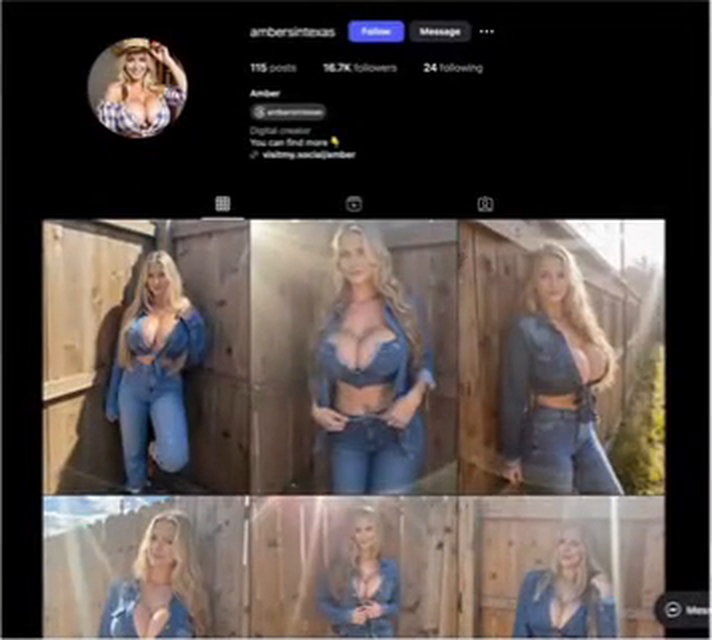
#> input picture organico/assets/img/c2-amber-0.png, 712 x 640 px
$ python logo_sin_fondo.py ../organico/assets/img/c2-amber-0.png ../organico/assets/img/c2-amber-1.png
#> lines starting #> are read from the running program, lines starting #| are printed output that depends on the picture; after the words box and inside, x2 and y2 are one past the last pixel; in counts of white or black regions, pixels touching at a corner belong together
# Quita el fondo negro de un logo (PNG sin transparencia) y lo deja en PNG transparente recortado.
# Solo borra el negro CONECTADO al borde de la imagen: las letras negras dentro del logo se conservan.
# El brillo (glow) alrededor queda como transparencia suave (negro -> alfa).
# Uso: python logo_sin_fondo.py <entrada.png> <salida.png>
import sys

import numpy as np
from PIL import Image
from scipy import ndimage


def main():
    entrada, salida = sys.argv[1], sys.argv[2]
    rgb = np.asarray(Image.open(entrada).convert("RGB")).astype(np.float32) / 255.0
    v = rgb.max(axis=2)
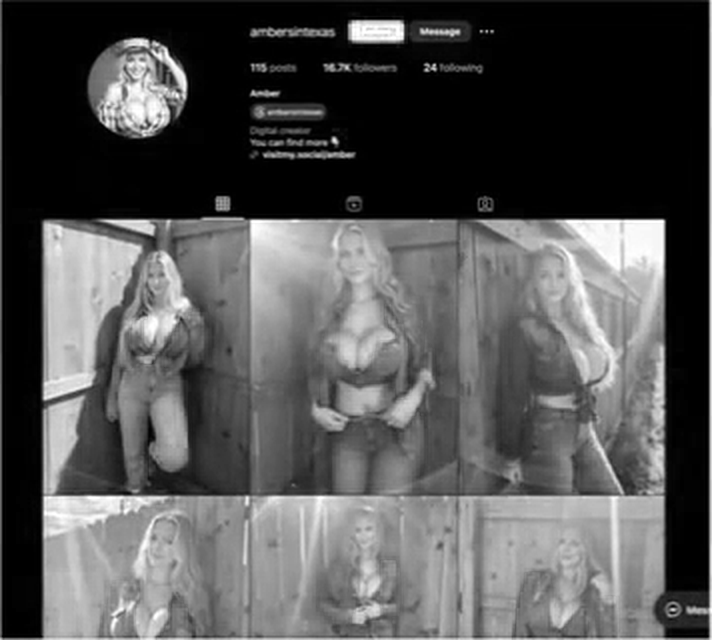
#> v: shape (640, 712) float32; min 0, max 1, mean 0.33

    # Fondo = zonas oscuras conectadas al borde
    oscuro = v <= 0.16
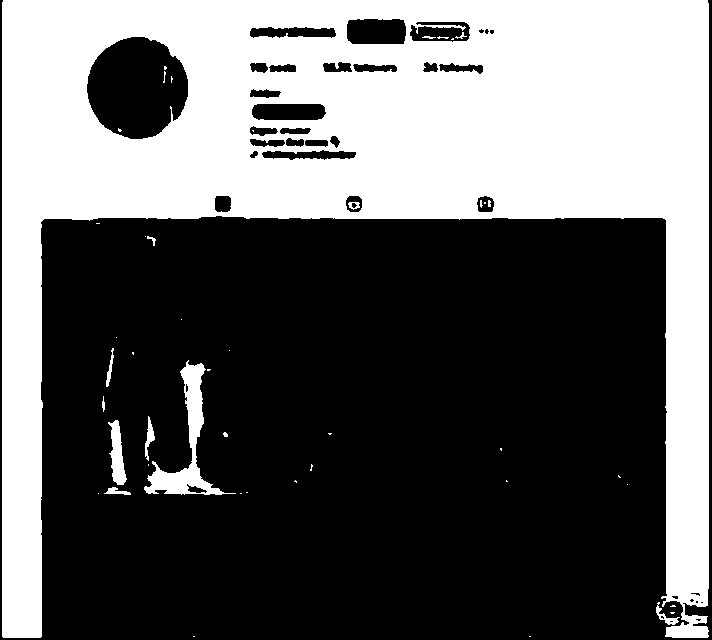
#> oscuro: shape (640, 712) bool; 38.9% white; 45 white regions (33 under 20 px), largest, box (x1, y1, x2, y2) and area: (2, 0, 709, 638) 172784, (144, 360, 236, 495) 2719, (108, 420, 127, 485) 681
    etiquetas, _ = ndimage.label(oscuro)
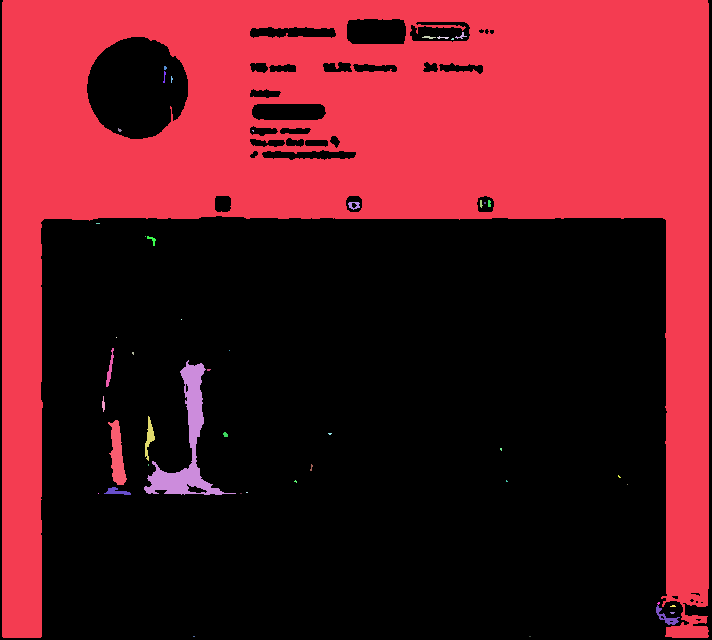
#> etiquetas: shape (640, 712) int32; 47 distinct labels, from 0 to 46; one colour per label, 0 black
    borde = np.unique(np.concatenate([etiquetas[0, :], etiquetas[-1, :], etiquetas[:, 0], etiquetas[:, -1]]))
#> borde = [0, 1]
    fondo = np.isin(etiquetas, borde[borde > 0])
#> fondo: shape (640, 712) bool; 37.9% white; 1 white region, box (x1, y1, x2, y2) and area: (2, 0, 709, 638) 172784

    # Alfa: opaco en el logo; en el fondo, negro -> transparente (el brillo queda suave)
    alfa = np.where(fondo, np.clip(v / 0.16, 0, 1) * v, 1.0)
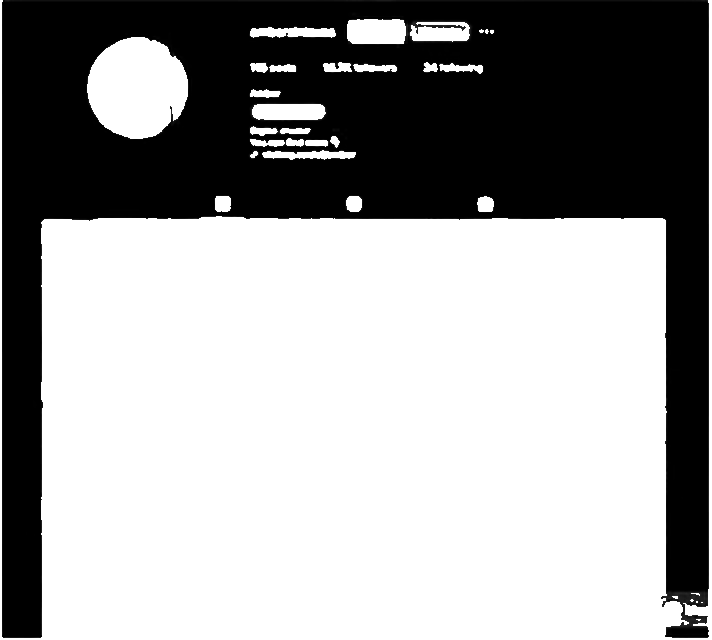
#> alfa: shape (640, 712) float32; min 0, max 1, mean 0.622
    # Borde suave entre logo y fondo (evita escalones)
    alfa = np.maximum(alfa, ndimage.gaussian_filter((~fondo).astype(np.float32), 1.0) * (~fondo))
    color = np.where(alfa[..., None] > 0, rgb / np.maximum(alfa[..., None], 1e-4), 0)
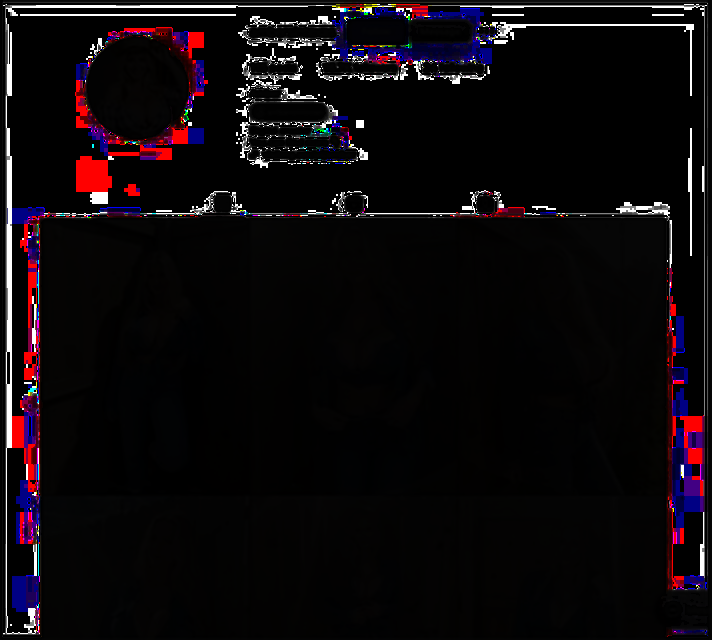
#> color: shape (640, 712, 3) float32; mean R, G, B 2.2, 1.4, 1.9; drawn with min black and max white
    color = np.where(fondo[..., None], np.clip(color, 0, 1), rgb)
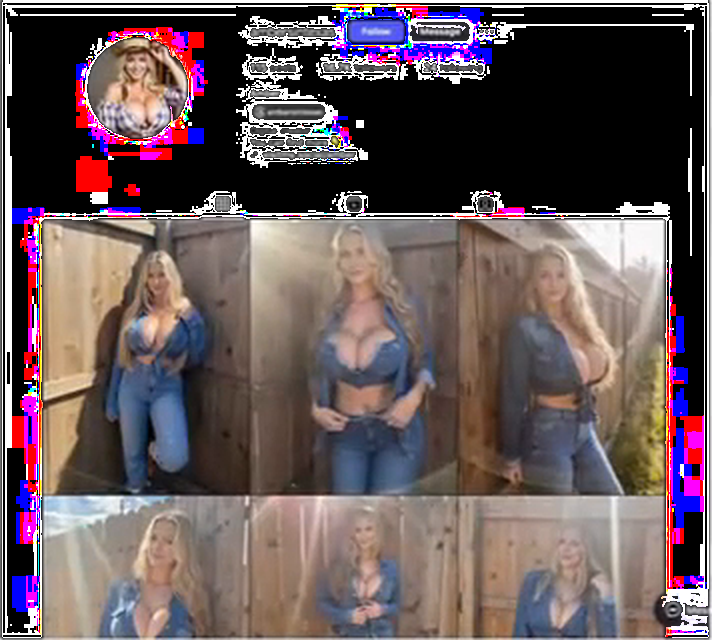
#> color: shape (640, 712, 3) float32; mean R, G, B 0.408, 0.344, 0.357

    rgba = np.dstack([color, alfa])
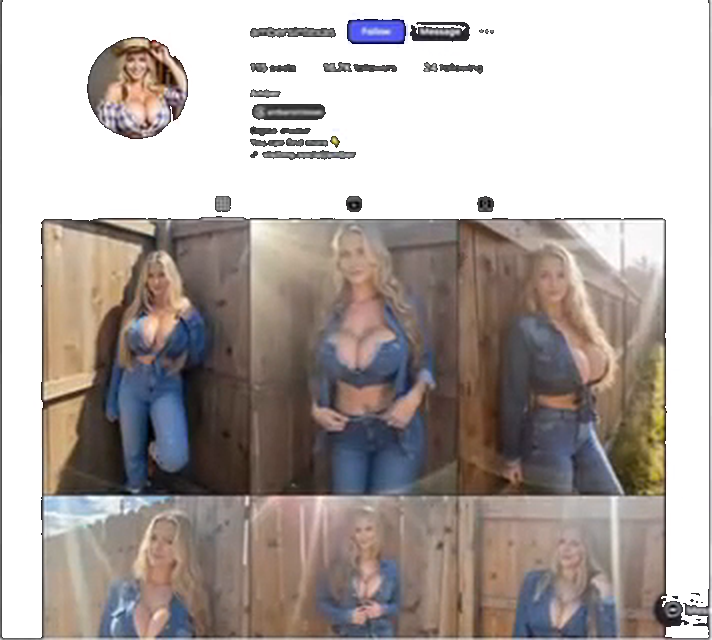
#> rgba: shape (640, 712, 4) float32; mean R, G, B, A 0.408, 0.344, 0.357, 0.622; transparent parts drawn white
    ys, xs = np.where(alfa > 0.03)
    pad = 24
    y0, y1 = max(ys.min() - pad, 0), min(ys.max() + pad, rgba.shape[0])
#> y0 = 0; y1 = 640
    x0, x1 = max(xs.min() - pad, 0), min(xs.max() + pad, rgba.shape[1])
#> x0 = 0; x1 = 712
    rgba = rgba[y0:y1, x0:x1]
    Image.fromarray((rgba * 255).round().astype(np.uint8), "RGBA").save(salida, optimize=True)
    print(f"{salida}: {x1 - x0}x{y1 - y0}")
#| ../organico/assets/img/c2-amber-1.png: 712x640


if __name__ == "__main__":
    main()

$ run again, on organico/assets/img/c2-dos-0.png
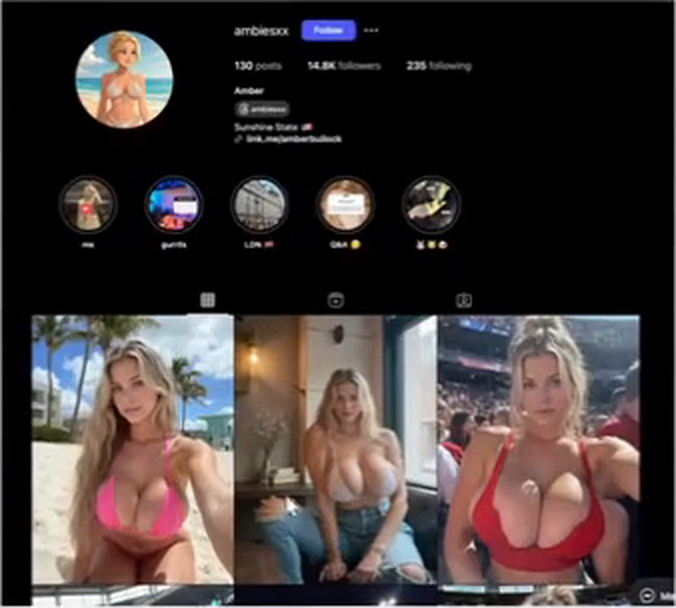
#> input picture organico/assets/img/c2-dos-0.png, 676 x 608 px
#> in main, `oscuro = v <= 0.16`:
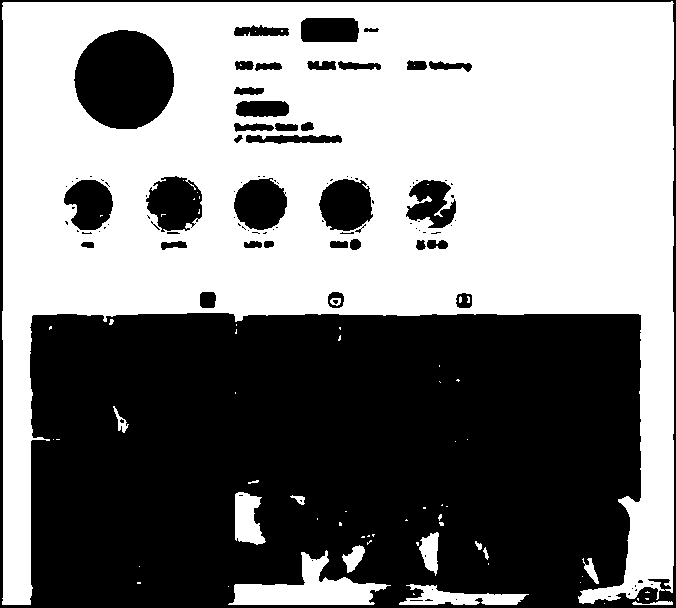
#> oscuro: shape (608, 676) bool; 51.7% white; 105 black regions (69 under 20 px), largest, box (x1, y1, x2, y2) and area: (0, 0, 676, 608) 174132, (74, 30, 174, 129) 7755, (146, 176, 202, 232) 2263
#> in main, `etiquetas, _ = ndimage.label(oscuro)`:
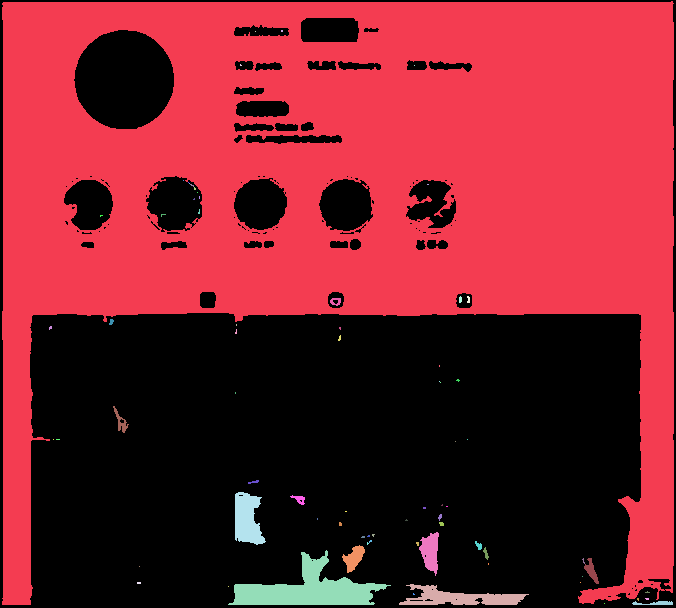
#> etiquetas: shape (608, 676) int32; 75 distinct labels, from 0 to 74; one colour per label, 0 black
#> borde = [0]
#> fondo: shape (608, 676) bool; every value is 0
#> alfa: shape (608, 676) float32; every value is 1
#> y0 = 0; y1 = 608
#> x0 = 0; x1 = 676
#| ../organico/assets/img/c2-dos-0.png: 676x608

$ run again, on organico/assets/img/c2-dos-1.png
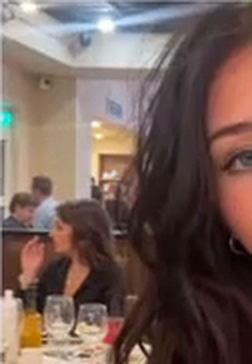
#> input picture organico/assets/img/c2-dos-1.png, 252 x 364 px
#> oscuro: shape (364, 252) bool; 12.5% white; 35 white regions (30 under 20 px), largest, box (x1, y1, x2, y2) and area: (133, 151, 252, 364) 10555, (80, 270, 110, 311) 495, (37, 283, 53, 312) 199, (48, 269, 58, 283) 76, (197, 178, 200, 188) 24
#> in main, `etiquetas, _ = ndimage.label(oscuro)`:
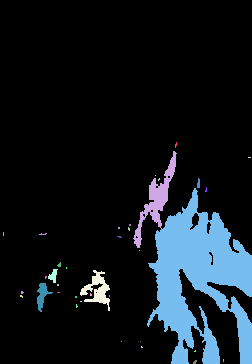
#> etiquetas: shape (364, 252) int32; 37 distinct labels, from 0 to 36; one colour per label, 0 black
#> borde = [0, 8, 36]
#> fondo: shape (364, 252) bool; 10.4% white; 2 white regions (1 under 20 px), largest, box (x1, y1, x2, y2) and area: (147, 188, 252, 364) 9535
#> in main, `rgba = np.dstack([color, alfa])`:
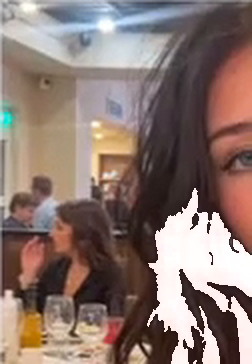
#> rgba: shape (364, 252, 4) float32; mean R, G, B, A 0.543, 0.434, 0.403, 0.906; transparent parts drawn white
#> y0 = 0; y1 = 364
#> x0 = 0; x1 = 252
#| ../organico/assets/img/c2-dos-1.png: 252x364

$ run again, on organico/assets/img/c2-frase-0.png
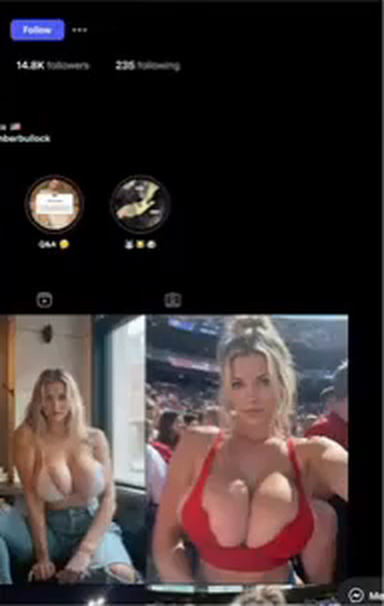
#> input picture organico/assets/img/c2-frase-0.png, 384 x 606 px
#> oscuro: shape (606, 384) bool; 55.6% white; 53 black regions (33 under 20 px), largest, box (x1, y1, x2, y2) and area: (0, 0, 384, 606) 95991, (28, 178, 81, 234) 2152, (116, 179, 165, 228) 1489
#> etiquetas: shape (606, 384) int32; 47 distinct labels, from 0 to 46
#> borde = [0, 1, 16, 37]
#> fondo: shape (606, 384) bool; 54.4% white; 50 black regions (31 under 20 px), largest, box (x1, y1, x2, y2) and area: (0, 0, 384, 606) 98766, (28, 178, 81, 234) 2160, (116, 179, 165, 228) 1536
#> in main, `rgba = np.dstack([color, alfa])`:
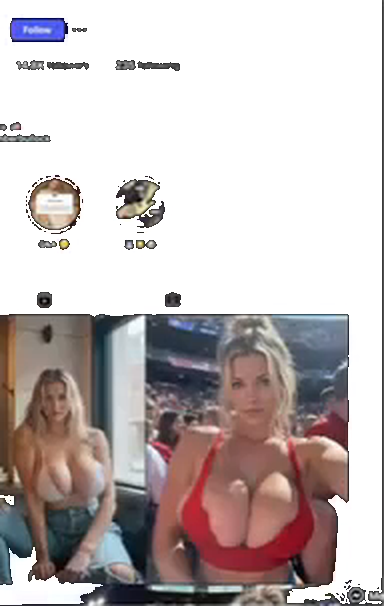
#> rgba: shape (606, 384, 4) float32; mean R, G, B, A 0.355, 0.276, 0.324, 0.459; transparent parts drawn white
#> y0 = 0; y1 = 606
#> x0 = 0; x1 = 384
#| ../organico/assets/img/c2-frase-0.png: 384x606
